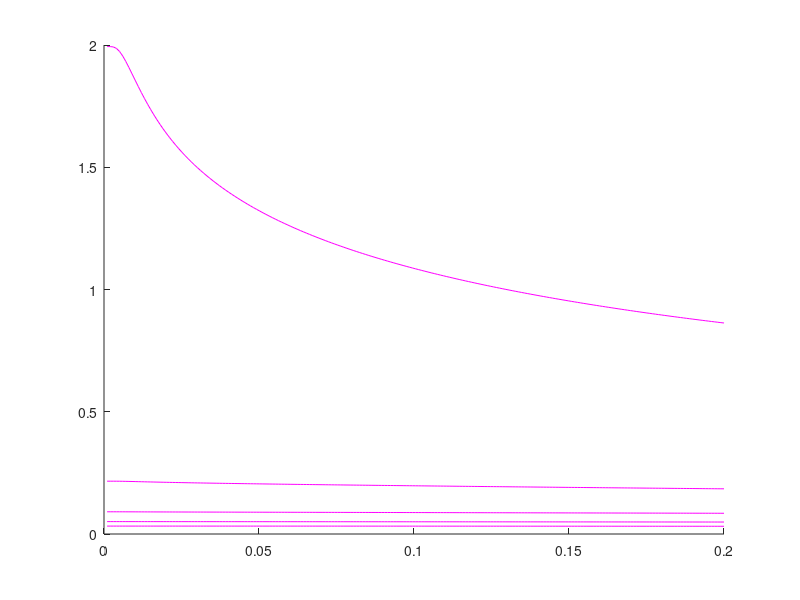

MATLAB code for this plot:
clear all; close all; clc
%Parameters:
rBB     = 0.01;
rBF     = 0.1;
mB      = 7/40;
nB      = 100.0;
aB      = pi .* rBB / nB^(1/3);
aBF     = pi * rBF / nB^(1/3);
xi      = pi/sqrt(8.0 * nB * aB );
Wfactor = 4.0 / pi^2 * (1.0/mB + mB + 2.0) * nB * aBF^2;


retneg = mB.^(-2) * nB .* aB; 

% k-values:
k_up = 50.0;
dk   = 0.03;
Nk   = round(k_up/dk);
k    = linspace(0, k_up, Nk)';

L = zeros(Nk, Nk);
W = zeros(Nk, Nk);

for j = 1:Nk
    kj     = (j-1)*dk;
    W(:,j) = - Wfactor .* log( ((k + kj).^2 + 2.0/(xi^2) )./( (k - kj).^2 + 2.0/(xi^2)) );
end

epsilon = 0;

%Temperatures:
T_low  = 0.001;
T_up   = 0.2;
dT     = 0.001;
NT = round( (T_up - T_low)/dT );
T = linspace(T_low, T_up, NT);

%eigenvalues:
number_eigen = 5;
eigen = zeros(number_eigen, NT);

Tcheck = 0

for iT = 1:NT
    mu = 1 + pi^2./12 * T(iT)^2;
    
    for j = 1:Nk
        kj      = (j-1)*dk;
        epsilon = kj^2 - mu;
        L(:, j) = - 1.0./pi .* W(:,j) .* tanh(epsilon./(2*T(iT))) ./ (2 * epsilon) * dk;    
    end
    
    Tcheck = Tcheck + 1
    
    eigen(:, iT) = eigs(L,number_eigen)'; 
end

data = [T; eigen];

fileID = fopen('TCeigen.txt','w');
fprintf(fileID,'%12.8f %12.8f %12.8f %12.8f %12.8f %12.8f \n',data);
fclose(fileID);
 
figure(1)
hold on

for j = 1:number_eigen
    plot(T, eigen(j,:),'m-')
end
hold off



